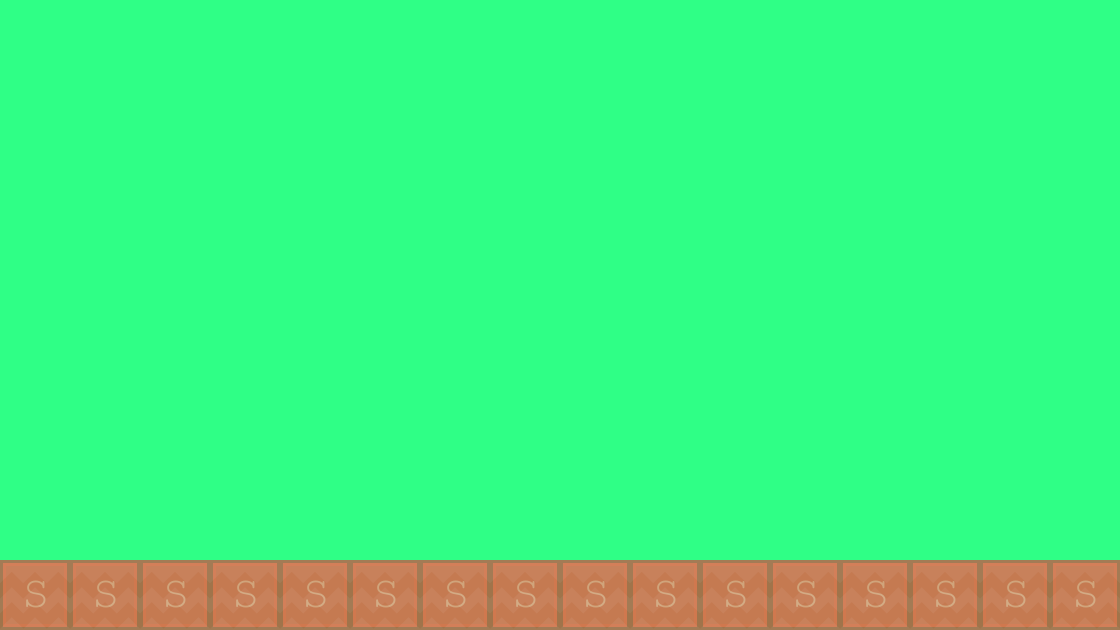

This game map was drawn from its Tiled (.tmx) file and the tilesets committed beside it. A one-line description and the trimmed map source follow:
An orthogonal 16x9 tile map with 70x70 px tiles, 2 tile layers (background 1, collision), 2 tilesets and 2 objects (EnemyBase, PlayerBase).

<map version="1.0" orientation="orthogonal" width="16" height="9" tilewidth="70" tileheight="70" backgroundcolor="#2fff86">
 <tileset firstgid="1" name="background-tiles" tilewidth="70" tileheight="70">
  <image source="../img/background-tiles.png" width="910" height="910" />
 </tileset>
 <tileset firstgid="170" name="meta-tiles" tilewidth="70" tileheight="70">
  <image source="../img/meta-tiles.png" width="350" height="70" />
  <tile id="1">
   <properties>
    <property name="type" value="lslope" />
   </properties>
  </tile>
  <tile id="2">
   <properties>
    <property name="type" value="solid" />
   </properties>
  </tile>
  <tile id="3">
   <properties>
    <property name="type" value="rslope" />
   </properties>
  </tile>
  <tile id="4">
   <properties>
    <property name="type" value="solid" />
   </properties>
  </tile>
 </tileset>
 <layer name="background 1" width="16" height="9">
  <data>[144 cells, 16 non-empty, 1 distinct tile ids]</data>
 </layer>
 <layer name="collision" width="16" height="9" opacity="0.19">
  <data>[144 cells, 16 non-empty, 1 distinct tile ids]</data>
 </layer>
 <objectgroup name="BaseEntities" width="0" height="0">
  <object name="EnemyBase" x="842" y="424" width="68" height="132" />
  <object name="PlayerBase" x="142" y="424" width="70" height="132" />
 </objectgroup>
</map>
